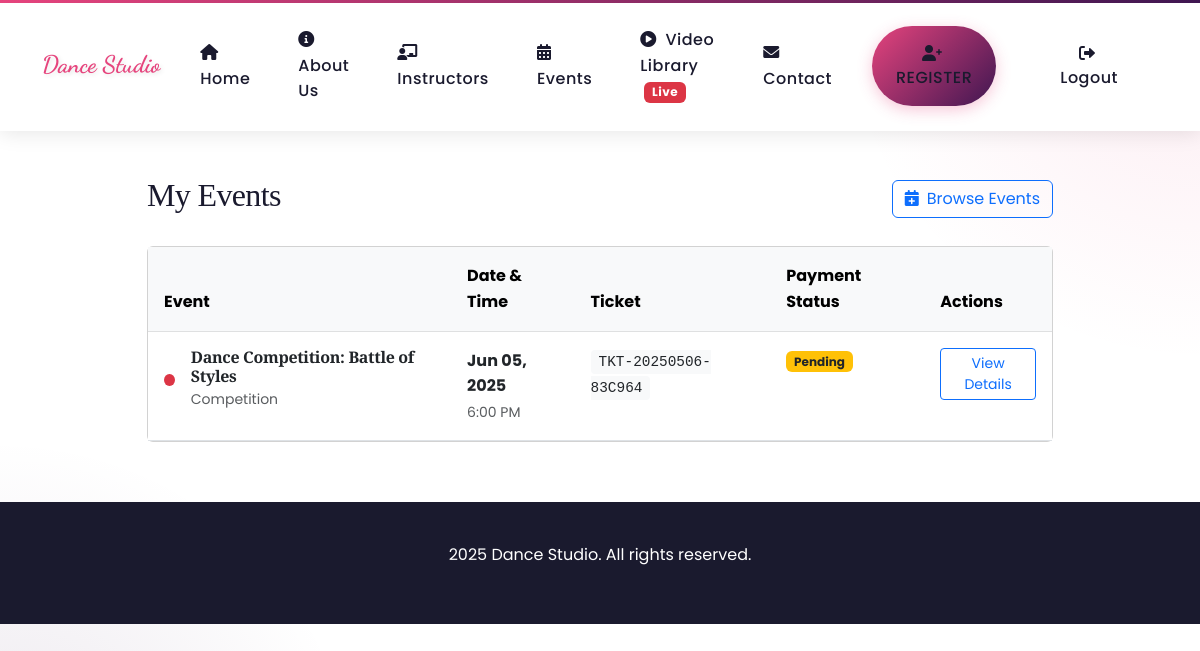
/my-events/ (signed in), run on the app's committed database.
### dance_styles/models.py (models this page shows, shortened)
class EventRegistration(models.Model):
    PAYMENT_STATUS = [
        ('pending', 'Pending'),
        ('completed', 'Completed'),
        ('cancelled', 'Cancelled'),
    ]
    user = models.ForeignKey(User, on_delete=models.CASCADE)
    event = models.ForeignKey(Event, on_delete=models.CASCADE)
    registration_date = models.DateTimeField(auto_now_add=True)
    payment_status = models.CharField(max_length=20, choices=PAYMENT_STATUS, default='pending')
    ticket_number = models.CharField(max_length=50, unique=True)

class Event(models.Model):
    EVENT_TYPES = [
        ('workshop', 'Workshop'),
        ('competition', 'Competition'),
        ('performance', 'Performance'),
        ('special', 'Special Event'),
    ]
    title = models.CharField(max_length=200)
    event_type = models.CharField(max_length=20, choices=EVENT_TYPES)
    description = models.TextField()
    date = models.DateField()
    time = models.TimeField()
    location = models.CharField(max_length=200)
    price = models.DecimalField(max_digits=6, decimal_places=2)
    capacity = models.PositiveIntegerField(default=50)
    available_slots = models.PositiveIntegerField(default=50)
    image = models.ImageField(upload_to='event_images/', null=True, blank=True)
    instructor = models.ForeignKey(Instructor, on_delete=models.SET_NULL, null=True, blank=True)
    dance_styles = models.ManyToManyField(DanceStyle)
    registration_deadline = models.DateField()
    is_featured = models.BooleanField(default=False)
    created_at = models.DateTimeField(auto_now_add=True)
    updated_at = models.DateTimeField(auto_now=True)

### dance_styles/views.py (the view)
# urls.py: path('my-events/', views.my_events, name='my_events'),
@login_required
def my_events(request):
    user_registrations = EventRegistration.objects.filter(user=request.user).order_by('-registration_date')
    context = {
        'registrations': user_registrations,
    }
    return render(request, 'dance_styles/my_events.html', context)

### dance_styles/templates/dance_styles/my_events.html (shortened to what this page needs)
{% extends 'dance_styles/base.html' %}
{% block content %}
<div class="container mt-5 pt-5">
    <div class="row justify-content-center">
        <div class="col-lg-10">
            <div class="d-flex justify-content-between align-items-center mb-4">
                <h1 class="h2">My Events</h1>
                <a href="{% url 'dance_styles:events' %}" class="btn btn-outline-primary">
                    <i class="fas fa-calendar-plus me-2"></i>Browse Events
                </a>
            </div>
            {% if registrations %}
            <div class="card">
                <div class="table-responsive">
                    <table class="table table-hover mb-0">
                        <thead class="table-light">
                            <tr>
                                <th>Event</th>
                                <th>Date & Time</th>
                                <th>Ticket</th>
                                <th>Payment Status</th>
                                <th>Actions</th>
                            </tr>
                        </thead>
                        <tbody>
                            {% for registration in registrations %}
                            <tr>
                                <td>
                                    <div class="d-flex align-items-center">
                                        <div class="event-type-indicator {{ registration.event.event_type }}"></div>
                                        <div>
                                            <h6 class="mb-0">{{ registration.event.title }}</h6>
                                            <small class="text-muted">{{ registration.event.get_event_type_display }}</small>
                                        </div>
                                    </div>
                                </td>
                                <td>
                                    <div>
                                        <div class="fw-bold">{{ registration.event.date|date:"M d, Y" }}</div>
                                        <small class="text-muted">{{ registration.event.time|time:"g:i A" }}</small>
                                    </div>
                                </td>
                                <td>
                                    <span class="ticket-number">{{ registration.ticket_number }}</span>
                                </td>
                                <td>
                                    {% if registration.payment_status == 'completed' %}
                                        <span class="badge bg-success">Paid</span>
                                    {% elif registration.payment_status == 'pending' %}
                                        <span class="badge bg-warning text-dark">Pending</span>
                                    {% else %}
                                        <span class="badge bg-danger">Cancelled</span>
                                    {% endif %}
                                </td>
                                <td>
                                    <a href="{% url 'dance_styles:event_detail' registration.event.id %}" class="btn btn-sm btn-outline-primary">
                                        View Details
                                    </a>
                                </td>
                            </tr>
                            {% endfor %}
                        </tbody>
                    </table>
                </div>
            </div>
            {% endif %}
        </div>
    </div>
</div>
{% endblock %}

### dance_styles/templates/dance_styles/base.html (style rules this page uses)
:root { --primary-color: #E6447D; --secondary-color: #3F1651; --dark-color: #1A1A2E; --light-color: #FFFFFF; --accent-color: #FFB703; --gradient-primary: linear-gradient(135deg, var(--primary-color), var(--secondary-color)); --font-heading: 'Playfair Display', serif; --font-body: 'Poppins', sans-serif; --font-accent: 'Dancing Script', cursive; }
body { font-family: var(--font-body); background-color: var(--light-color); color: var(--dark-color); overflow-x: hidden; scroll-behavior: smooth; line-height: 1.6; background-image: radial-gradient(circle at 100% 0%, rgba(230, 68, 125, 0.1) 0%, transparent 25%), radial-gradient(circle at 0% 100%, rgba(63, 22, 81, 0.1) 0%, transparent 25%); background-attachment: fixed; }
h1, h2, h3, h4, h5, h6 { font-family: var(--font-heading); font-weight: 700; letter-spacing: -0.02em; }

### dance_styles/templates/dance_styles/my_events.html (style rules this page uses)
.event-type-indicator { width: 12px; height: 12px; border-radius: 50%; margin-right: 1rem; }
.event-type-indicator.competition { background-color: #dc3545; }
.ticket-number { font-family: monospace; background-color: #f8f9fa; padding: 4px 8px; border-radius: 4px; font-size: 0.9rem; }
.table > :not(caption) > * > * { padding: 1rem; }

### data on the page
EventRegistration: event "Dance Competition: Battle of Styles", event.event_type "Competition", event "Jun 05, 2025", event.time "6:00 PM", ticket_number "TKT-20250506-83C964", payment_status "Pending"
